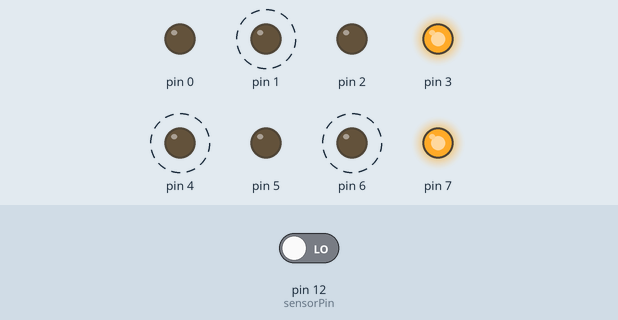
This sketch was run on a simulated Arduino Uno, built with avr-gcc and run on an emulated ATmega328P. Shown: output pins drawn as LEDs (lit = HIGH). Dashed ring = blinking. Inputs (shaded band) come from the test bench; at power-on: pin 12 (sensorPin) LOW. Random numbers use the default seed unless the sketch sets one; pins used as bus, display or sensor lines are not drawn.

Above: at 1.0 s.
1.3 s: pin 12 (sensorPin) driven HIGH
2.8 s: pin 12 (sensorPin) driven LOW
At 3.35 s:
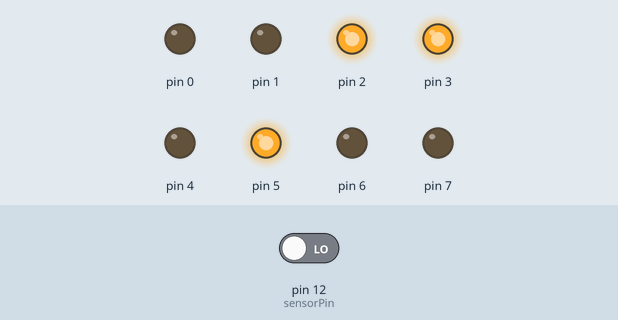
At 7.0 s:
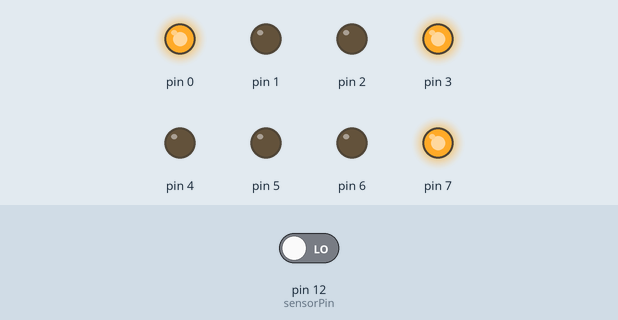
Timing chart, 0 to 11.8 s (numbered marks = the images above; inputs shaded):
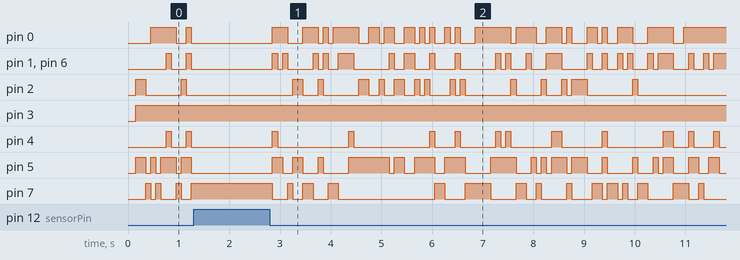

Measured:
- after the input at 1.3 s, every drawn part: stays the same
- after the input at 2.8 s, pin 0: LOW → HIGH after 0.05 s, → LOW 0.30 s later, → HIGH 0.30 s later, → LOW 0.30 s later, … (39 changes in this stretch); pin 1: LOW → HIGH after 0.05 s, → LOW 0.10 s later, → HIGH 0.10 s later, → LOW 0.10 s later, … (43 changes in this stretch)
- by itself, pin 1, pin 4, pin 6: alternates HIGH for 0.10 s and LOW for 0.30 s

The sketch:

project.ino
```cpp
// 4105054025、鄭琮寶

# define STOP_times 20
# define Delay_Time (50 * (STOP_times + 1))

byte times = STOP_times + 1;
unsigned int time = 0;
unsigned int STOP_RCTime;
int sensorPin = 12;

const byte LEDs[6] = {
  B01111011, B00101100, B00101001,
  B01001011, B10001001, B10001000
};

void setup() {
  // Serial.begin(9600);

  Get_Rc_Time();
  STOP_RCTime = time * 1.5;

  DDRD = B11111111; // 將pin0-7接腳全設成輸出模式
  while(time < STOP_RCTime){ // 直到第一次遮住光敏電阻在運作
    Get_Rc_Time();
  }
}

void loop() {
  // Serial.println(time, DEC);

  Get_Rc_Time();    // 得到RC時間
  Delay();          // 以RC時間當延遲時間
  Update_Display(); // 顯示數字
}

void Get_Rc_Time(){ // 之前程式相同，獲得RC-Time
  time = 0;
  pinMode(sensorPin, OUTPUT);
  digitalWrite(sensorPin, HIGH);
  delay(50);
  pinMode(sensorPin, INPUT);
  digitalWrite(sensorPin, LOW);
  while(digitalRead(sensorPin)){
    time++;
  }
}

void Delay(){ // 之前程式類似，控制delay
  PORTD -= 8 * ((times != (STOP_times + 1)) && times != 1); // 當手移開時，LED燈閃爍
  delay(Delay_Time / times);
  PORTD += 8 * ((times != (STOP_times + 1)) && times != 1); // 當手移開時，LED燈閃爍
}

void Update_Display(){ // 之前程式類似，更新七段顯示器

  if(time < STOP_RCTime){ // 當手移開時，進入判斷
    if(times == 1){ // 當手移開且已跳變"STOP_times"次時，不須再跳變，直接return
      return;
    }else{
      times--;
    }
  }else{
    times = STOP_times + 1;
  }

  PORTD = LEDs[random(6)];
}
```
